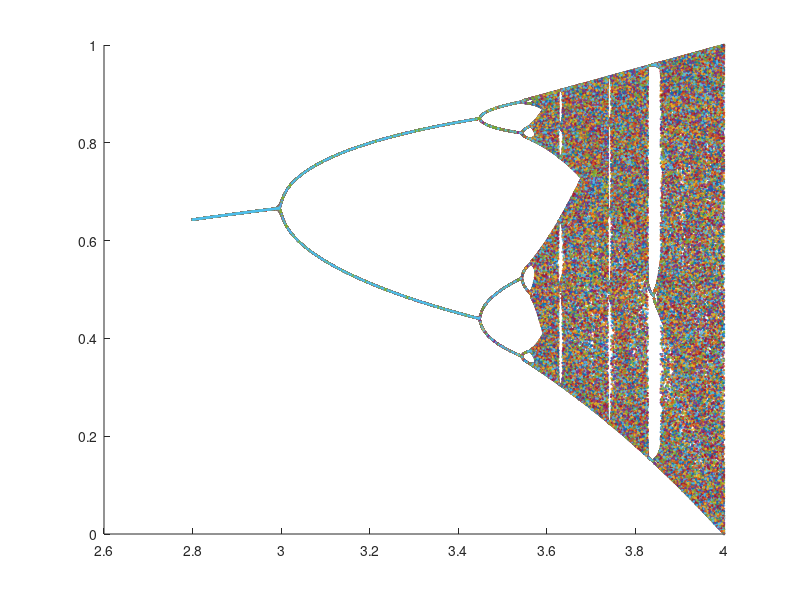

This chart was generated by the following MATLAB code:
clc;
clear all;
close all; 
r = 2.8:.001:4;
points = zeros(length(r),300);
i = 0;
for r= 2.8:.001:4
    i= i+1;
    x1 = rand(1);
    for j = 1:600
        x0 = x1;
        x1= r*x0*(1-x0);
         
         if j>300
             points(i,j-300) = x1;
         end
    end
    
end
r = 2.8:.001:4;
for i = 1:300
    hold on
    scatter(r,points(:,i),1)
end




   

    



     
 
 
 
 
 
     
